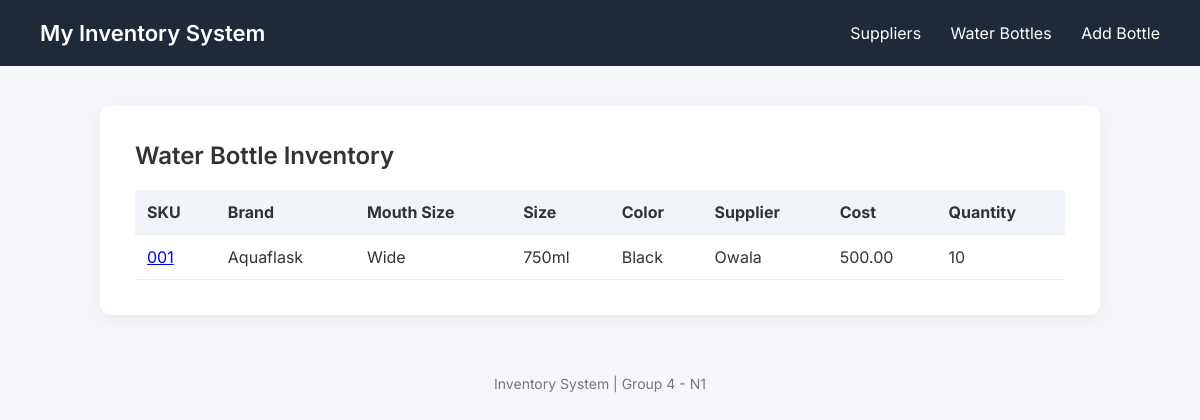
The page /view_bottles/ on the database as committed earlier.
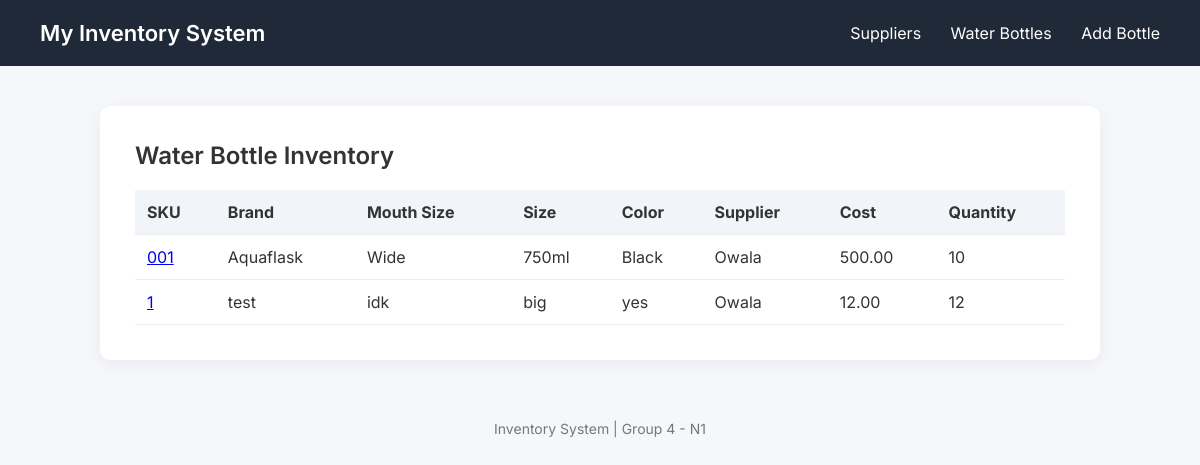
The same page on the database as committed later.
### MyInventoryApp/models.py (models this page shows, shortened)
class WaterBottle(models.Model):
    sku =  models.CharField(max_length=20, unique=True)
    brand = models.CharField(max_length=100)
    cost = models.DecimalField(max_digits=10, decimal_places=2)
    size = models.CharField(max_length=20)
    mouth_size = models.CharField(max_length=50)
    color = models.CharField(max_length=50)
    supplied_by = models.ForeignKey(Supplier, on_delete=models.CASCADE)
    current_quantity = models.IntegerField()

class Supplier(models.Model):
    name = models.CharField(max_length=150)
    city = models.CharField(max_length=60)
    country = models.CharField(max_length=60)
    created_at = models.DateTimeField(blank=True, null=True)

### MyInventoryApp/views.py (the view)
# urls.py: path('view_bottles/', views.view_bottles, name='view_bottles'),
def view_bottles(request):
    bottles = WaterBottle.objects.all()
    return render(request, "MyInventoryApp/bottle_list.html", {"bottles": bottles})

### MyInventoryApp/templates/MyInventoryApp/bottle_list.html
{% extends "MyInventoryApp/base.html" %}
{% block content %}
<h2>Water Bottle Inventory</h2>
<table>
    <thead>
        <tr>
            <th>SKU</th>
            <th>Brand</th>
            <th>Mouth Size</th>
            <th>Size</th>
            <th>Color</th>
            <th>Supplier</th>
            <th>Cost</th>
            <th>Quantity</th>
        </tr>
    </thead>
    <tbody>
    {% for bottle in bottles %}
        <tr>
            <td>
                <a href="{% url 'view_bottle_details' bottle.pk %}">
                    {{ bottle.sku }}
                </a>
            </td>
            <td>{{ bottle.brand }}</td>
            <td>{{ bottle.mouth_size }}</td>
            <td>{{ bottle.size }}</td>
            <td>{{ bottle.color }}</td>
            <td>{{ bottle.supplied_by.name }}</td>
            <td>{{ bottle.cost }}</td>
            <td>{{ bottle.current_quantity }}</td>
        </tr>
    {% endfor %}
    </tbody>
</table>
{% endblock %}

Rows that differ between the two databases and show on the page:
added WaterBottle: sku "1", brand "test", mouth_size "idk", size "big", color "yes", supplied_by.name "Owala", cost "12.00", current_quantity "12"
